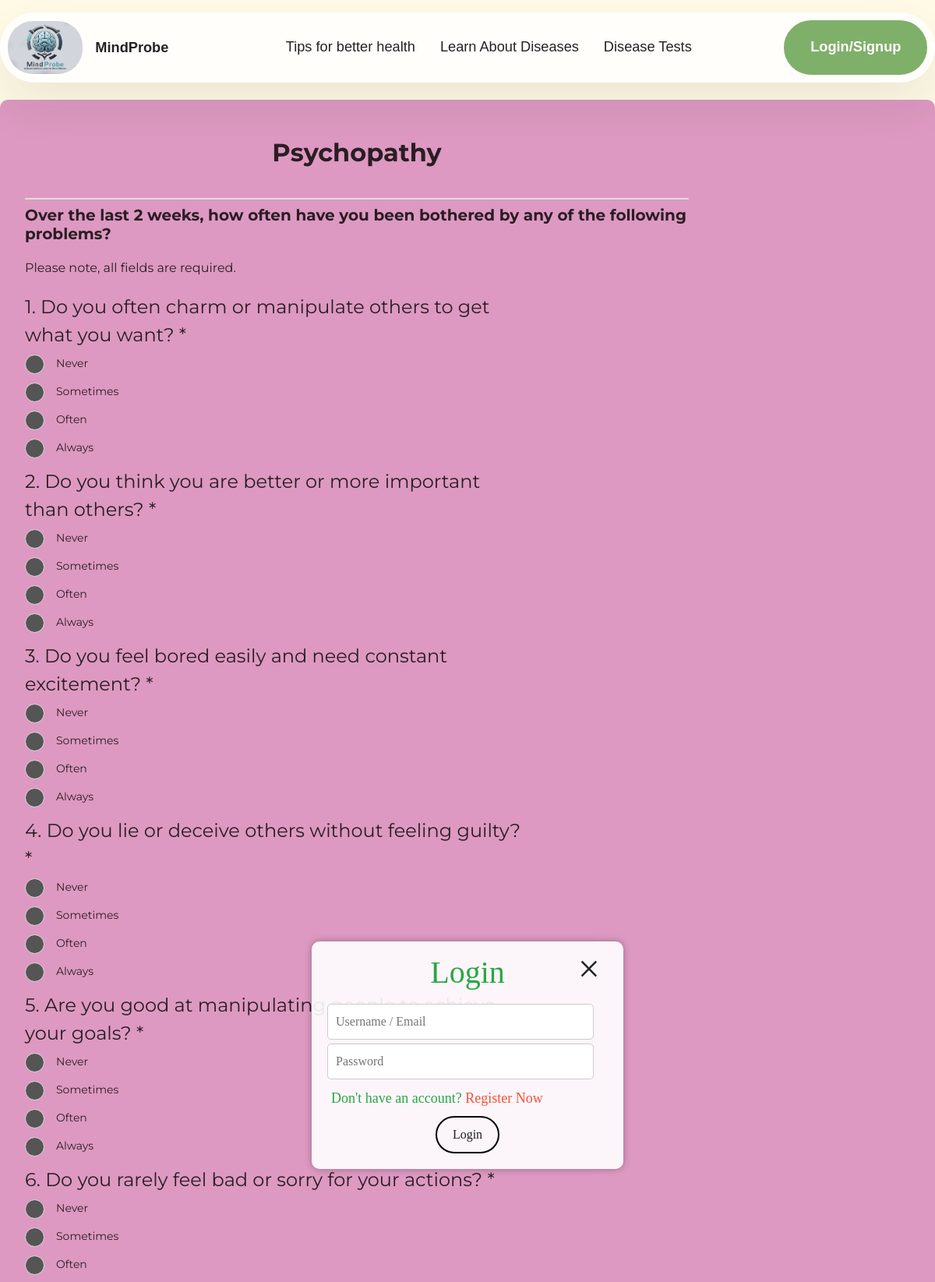
The app's page /psychopathy.php (upper part) with its own data.
### tables this page shows
CREATE TABLE `questions` (
  `question_id` int(11) NOT NULL,
  `question_text` text NOT NULL,
  `disease_id` int(11) DEFAULT NULL
);

CREATE TABLE `options` (
  `option_id` int(11) NOT NULL,
  `option_text` text NOT NULL,
  `question_id` int(11) DEFAULT NULL,
  `option_value` varchar(20) DEFAULT NULL,
  `disease_id` int(11) DEFAULT NULL
);

### psychopathy.php (the view, shortened to what this page needs)
<!DOCTYPE html>
<html lang="en">
<head>
    <link rel="stylesheet" href="assets/css/testformstyle.css">
</head>
<body>
<?php include 'header.php'; ?>
<p><br><br><br><br><br></p>
    <form id="DepressionForm" method="post" action="userdatastore.php">
        <div class='container mt-sm-5 my-1'>
            <div class='question ml-sm-5 pl-sm-5 pt-2'>
            <div class="heading">
             <h2 style="text-align: center; margin-top: 0.25in;"><b>Psychopathy</b></h2><br>
            </div>
                <div class="py-2 h5"><b>Over the last 2 weeks, how often have you been bothered by any of the following problems?</b></div>
                <div class="py-2"><p>Please note, all fields are required.</p></div>
                <div class='form_body'>
                    <div class='gform_page_fields'>
                        <div id='gform_fields_1' class='gform_fields top_label form_sublabel_below description_above validation_below'>
                            <?php
                            include'config.php';
                            $query = "SELECT * FROM questions WHERE disease_id = 5";
                            $result = mysqli_query($conn, $query);
                            $counter = 1;
                            if (mysqli_num_rows($result) > 0) {
                                while ($row = mysqli_fetch_assoc($result)) {
                                    $question_id = $row['question_id'];
                                    $question_text = $row['question_text'];
                                    echo "<fieldset id='field_$question_id' class='field_$question_id'>";
                                    echo "<legend class='question'>$counter. $question_text <span class='gfield_required'><span class='gfield_required gfield_required_asterisk'>*</span></span></legend>";
                                    echo "<div class='ginput_container_radio ginput_container_inline'>";
                                    echo "<div class='gfield_radio' id='input_$question_id'>";
                                    $counter++;
                                    $options_query = "SELECT * FROM options WHERE question_id = $question_id AND disease_id = 5";
                                    $options_result = mysqli_query($conn, $options_query);
                                    if (mysqli_num_rows($options_result) > 0) {
                                        echo "<div class='ml-md-3 ml-sm-3 pl-md-5 pt-sm-0 pt-3' id='options'>";
                                        while ($option_row = mysqli_fetch_assoc($options_result)) {
                                            $option_text = $option_row['option_text'];
                                            echo "<label class='options'>$option_text";
                                            echo "<span class='checkmark'></span>";
                                            echo "</label>";
                                        }
                                        echo "</div>";
                                    }
                                    echo "</div>";
                                    echo "</div>";
                                    echo "</fieldset>";
                                }
                            }
                            ?>
                        </div>
                    </div>
                </div>
            </div>
        </div>
    </form>
</body>
</html>

### assets/css/testformstyle.css (style rules this page uses)
* { margin: 0; padding: 0; box-sizing: border-box; }
body { background-color: #fa9ad077; }
.container { background-color: #cd68b0a9; color: #000000cf; border-radius: 10px; padding: 20px; font-family: 'Montserrat', sans-serif; max-width: 700px; align-items: center; }
.heading { text-align: center; border-bottom: 2px solid #ddd; padding-bottom: 10px; margin-top: 0.25in; }
.question { width: 75%; }
.options { position: relative; padding-left: 40px; }
#options label { display: block; margin-bottom: 15px; font-size: 14px; cursor: pointer; }
.checkmark { position: absolute; top: -1px; left: 0; height: 25px; width: 25px; background-color: #555; border: 1px solid #ddd; border-radius: 50%; }
.options .checkmark:after { content: ""; width: 10px; height: 10px; display: block; background: white; position: absolute; top: 50%; left: 50%; border-radius: 50%; transform: translate(-50%,-50%) scale(0); transition: 300ms ease-in-out 0s; }

### assets/theme/css/style.css (style rules this page uses)
body { font-style: normal; line-height: 1.5; font-weight: 400; color: #232323; position: relative; }
section, .container, .container-fluid { position: relative; word-wrap: break-word; }
h1, h2, h3, h4, h5, h6, .display-1, .display-2, .display-4, .display-5, .display-7, span, p, a { line-height: 1; word-break: break-word; word-wrap: break-word; font-weight: 400; }
b, strong { font-weight: bold; }
html, body { height: auto; min-height: 100vh; }
.container, .container-fluid { padding-left: 16px; padding-right: 16px; }

### assets/css/mbr-additional.css (style rules this page uses)
body { background-color: #fefae6; }
body { font-family: Onest; }
body { overflow-x: hidden; }
@media (max-width: 1400px) { .container { max-width: 100%; } }
@media (max-width: 1400px) and (min-width: 768px) { .container { padding-left: 32px; padding-right: 32px; } }

### records on screen
questions: question_text "Do you often charm or manipulate others to get what you want?"
options: option_text "Never"
options: option_text "Sometimes"
options: option_text "Often"
options: option_text "Always"
questions: question_text "Do you think you are better or more important than others?"
options: option_text "Never"
options: option_text "Sometimes"
options: option_text "Often"
options: option_text "Always"
questions: question_text "Do you feel bored easily and need constant excitement?"
options: option_text "Never"
options: option_text "Sometimes"
options: option_text "Often"
options: option_text "Always"
questions: question_text "Do you lie or deceive others without feeling guilty?"
options: option_text "Never"
options: option_text "Sometimes"
options: option_text "Often"
options: option_text "Always"
questions: question_text "Are you good at manipulating people to achieve your goals?"
options: option_text "Never"
options: option_text "Sometimes"
options: option_text "Often"
options: option_text "Always"
questions: question_text "Do you rarely feel bad or sorry for your actions?"
options: option_text "Never"
options: option_text "Sometimes"
options: option_text "Often"
